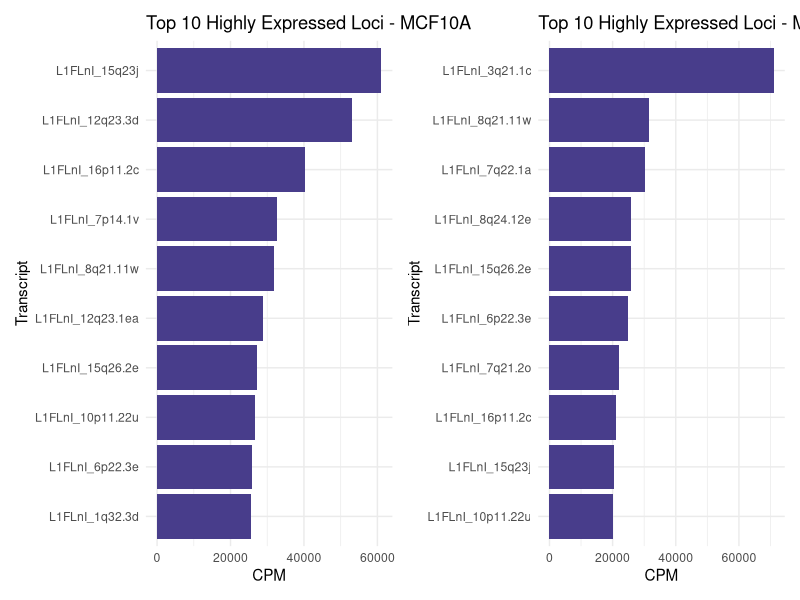

The R script that drew this image:
library(tidyverse)
library(patchwork)

# Load CPM normalized counts file
df <- read.csv("cpm_normalized_counts.csv")

# Select top 10 loci by CPM for each cell type
top_mcfa <- df %>% arrange(desc(MCF10A)) %>% slice(1:10)
top_mdamb <- df %>% arrange(desc(MDAMB436)) %>% slice(1:10)

# Plot function (no error bars)
plot_top10_single <- function(stats_df, cell_type, col_name) {
  ggplot(stats_df, aes(x = reorder(transcript, !!sym(col_name)), y = !!sym(col_name))) +
    geom_bar(stat = "identity", fill = "darkslateblue") +
    coord_flip() +
    labs(title = paste("Top 10 Highly Expressed Loci -", cell_type),
         x = "Transcript",
         y = "CPM") +
    theme_minimal()
}

# Draw plots
p1 <- plot_top10_single(top_mcfa, "MCF10A", "MCF10A")
p2 <- plot_top10_single(top_mdamb, "MDAMB436", "MDAMB436")

# Combine with patchwork
combined_plot <- p1 | p2   # side-by-side layout
# Or use p1 / p2 for stacked vertically

# Save combined plot
ggsave("Top10_Loci_Combined.png", combined_plot, width = 14, height = 6)
